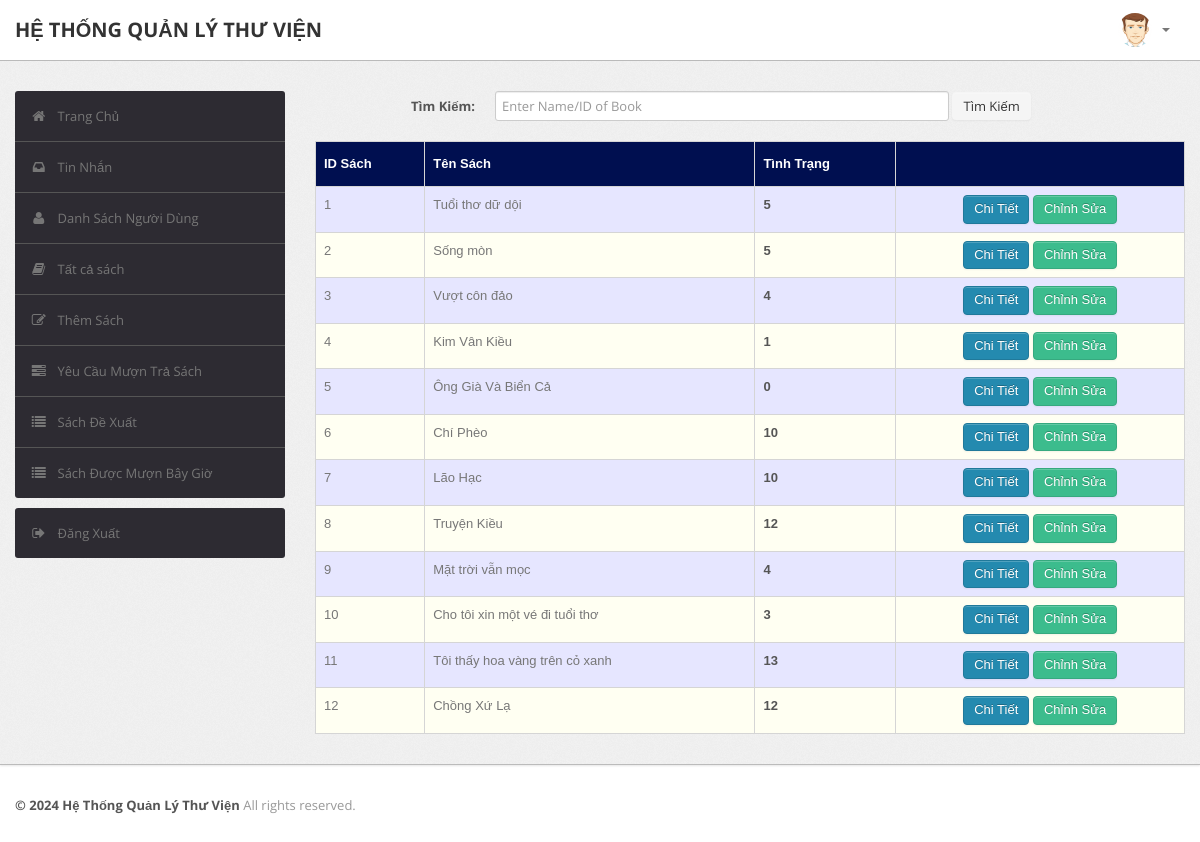
Before: /admin/book.php (signed in) with the older database file.
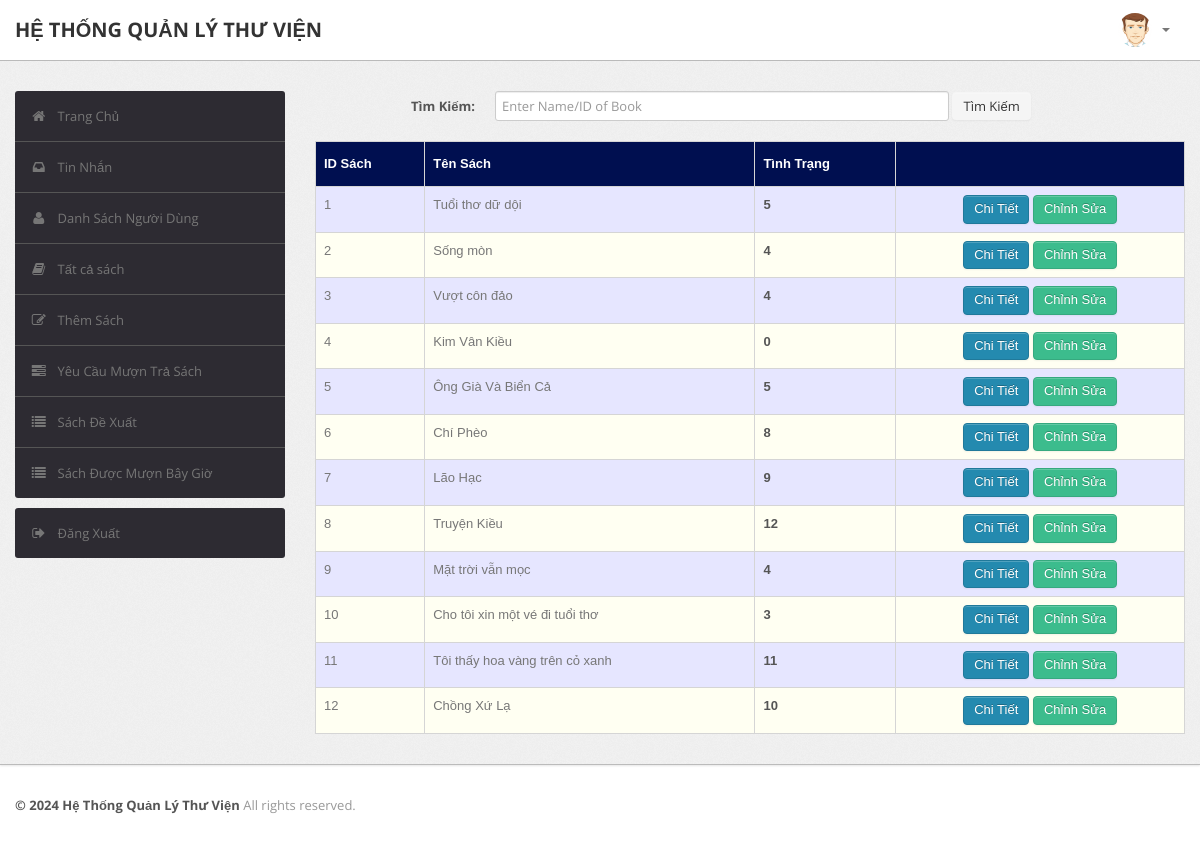
After: the same page with the newer database file.
### tables this page shows
CREATE TABLE `book` (
  `BookId` int(10) NOT NULL,
  `Title` varchar(50) DEFAULT NULL,
  `Publisher` varchar(50) DEFAULT NULL,
  `Year` varchar(50) DEFAULT NULL,
  `Availability` int(5) DEFAULT NULL
);

### admin/book.php (the view, shortened to what the changed rows need)
<?php
require('dbconn.php');
?>
<?php
if ($_SESSION['RollNo']) {
    ?>
<!DOCTYPE html>
<html lang="en">
    <head>
        <link type="text/css" href="bootstrap/css/bootstrap.min.css" rel="stylesheet">
        <link type="text/css" href="bootstrap/css/bootstrap-responsive.min.css" rel="stylesheet">
        <link type="text/css" href="css/theme.css" rel="stylesheet">
        <link type="text/css" href="images/icons/css/font-awesome.css" rel="stylesheet">
    </head>
    <body>
        <div class="wrapper">
            <div class="container">
                <div class="row">
                    <div class="span9">
                                    <br>
                                    <?php
                                    if(isset($_POST['submit']))
                                        {$s=$_POST['title'];
                                            $sql="select * from LMS.book where BookId='$s' or Title like '%$s%'";
                                        }
                                    else
                                        $sql="select * from LMS.book";
                                    $result=$conn->query($sql);
                                    $rowcount=mysqli_num_rows($result);
                                    if(!($rowcount))
                                        echo "<br><center><h2><b><i>No Results</i></b></h2></center>";
                                    else
                                    {
                                    ?>
                        <table class="table" id = "tables">
                                  <thead>
                                    <tr>
                                      <th>ID Sách</th>
                                      <th>Tên Sách</th>
                                      <th>Tình Trạng</th>
                                      <th></th>
                                    </tr>
                                  </thead>
                                  <tbody>
                                    <?php
                            while($row=$result->fetch_assoc())
                            {
                                $bookid=$row['BookId'];
                                $name=$row['Title'];
                                $avail=$row['Availability'];
                            ?>
                                    <tr>
                                      <td><?php echo $bookid ?></td>
                                      <td><?php echo $name ?></td>
                                      <td><b><?php echo $avail ?></b></td>
                                        <td><center>
                                            <a href="bookdetails.php?id=<?php echo $bookid; ?>" class="btn btn-primary">Chi Tiết</a>
                                            <a href="edit_book_details.php?id=<?php echo $bookid; ?>" class="btn btn-success">Chỉnh Sửa</a>
                                        </center></td>
                                    </tr>
                               <?php }} ?>
                               </tbody>
                                </table>
                            </div>
                </div>
            </div>
        </div>
    </body>
</html>
<?php }
else {
    echo "<script type='text/javascript'>alert('Access Denied!!!')</script>";
} ?>

Changed rows visible on the page:
changed book "Sống mòn": Availability "5" → "4"
changed book "Kim Vân Kiều": Availability "1" → "0"
changed book "Ông Già Và Biển Cả": Availability "0" → "5"
changed book "Chí Phèo": Availability "10" → "8"
changed book "Lão Hạc": Availability "10" → "9"
changed book "Tôi thấy hoa vàng trên cỏ xanh": Availability "13" → "11"
changed book "Chồng Xứ Lạ": Availability "12" → "10"
